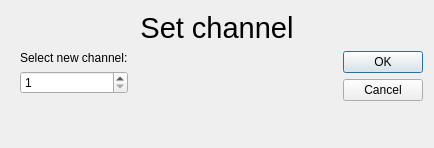
<?xml version="1.0" encoding="UTF-8"?>
<ui version="4.0">
 <class>Dialog</class>
 <widget class="QDialog" name="Dialog">
  <property name="geometry">
   <rect>
    <x>0</x>
    <y>0</y>
    <width>434</width>
    <height>148</height>
   </rect>
  </property>
  <property name="windowTitle">
   <string>Dialog</string>
  </property>
  <layout class="QGridLayout" name="gridLayout">
   <item row="1" column="1" rowspan="2">
    <widget class="QDialogButtonBox" name="buttonBox">
     <property name="orientation">
      <enum>Qt::Vertical</enum>
     </property>
     <property name="standardButtons">
      <set>QDialogButtonBox::Cancel|QDialogButtonBox::Ok</set>
     </property>
    </widget>
   </item>
   <item row="0" column="0" colspan="2">
    <widget class="QLabel" name="titleLabel">
     <property name="font">
      <font>
       <pointsize>22</pointsize>
      </font>
     </property>
     <property name="text">
      <string>Set channel</string>
     </property>
     <property name="alignment">
      <set>Qt::AlignCenter</set>
     </property>
    </widget>
   </item>
   <item row="1" column="0">
    <widget class="QFrame" name="frame">
     <property name="frameShape">
      <enum>QFrame::NoFrame</enum>
     </property>
     <property name="frameShadow">
      <enum>QFrame::Raised</enum>
     </property>
     <layout class="QGridLayout" name="gridLayout_2">
      <property name="topMargin">
       <number>0</number>
      </property>
      <item row="1" column="1">
       <spacer name="horizontalSpacer">
        <property name="orientation">
         <enum>Qt::Horizontal</enum>
        </property>
        <property name="sizeHint" stdset="0">
         <size>
          <width>40</width>
          <height>20</height>
         </size>
        </property>
       </spacer>
      </item>
      <item row="1" column="0">
       <widget class="QSpinBox" name="channelSpinBox">
        <property name="minimum">
         <number>1</number>
        </property>
        <property name="maximum">
         <number>25</number>
        </property>
       </widget>
      </item>
      <item row="0" column="0">
       <widget class="QLabel" name="label">
        <property name="text">
         <string>Select new channel:</string>
        </property>
       </widget>
      </item>
     </layout>
    </widget>
   </item>
  </layout>
 </widget>
 <resources/>
 <connections>
  <connection>
   <sender>buttonBox</sender>
   <signal>accepted()</signal>
   <receiver>Dialog</receiver>
   <slot>accept()</slot>
   <hints>
    <hint type="sourcelabel">
     <x>248</x>
     <y>254</y>
    </hint>
    <hint type="destinationlabel">
     <x>157</x>
     <y>274</y>
    </hint>
   </hints>
  </connection>
  <connection>
   <sender>buttonBox</sender>
   <signal>rejected()</signal>
   <receiver>Dialog</receiver>
   <slot>reject()</slot>
   <hints>
    <hint type="sourcelabel">
     <x>316</x>
     <y>260</y>
    </hint>
    <hint type="destinationlabel">
     <x>286</x>
     <y>274</y>
    </hint>
   </hints>
  </connection>
 </connections>
</ui>
